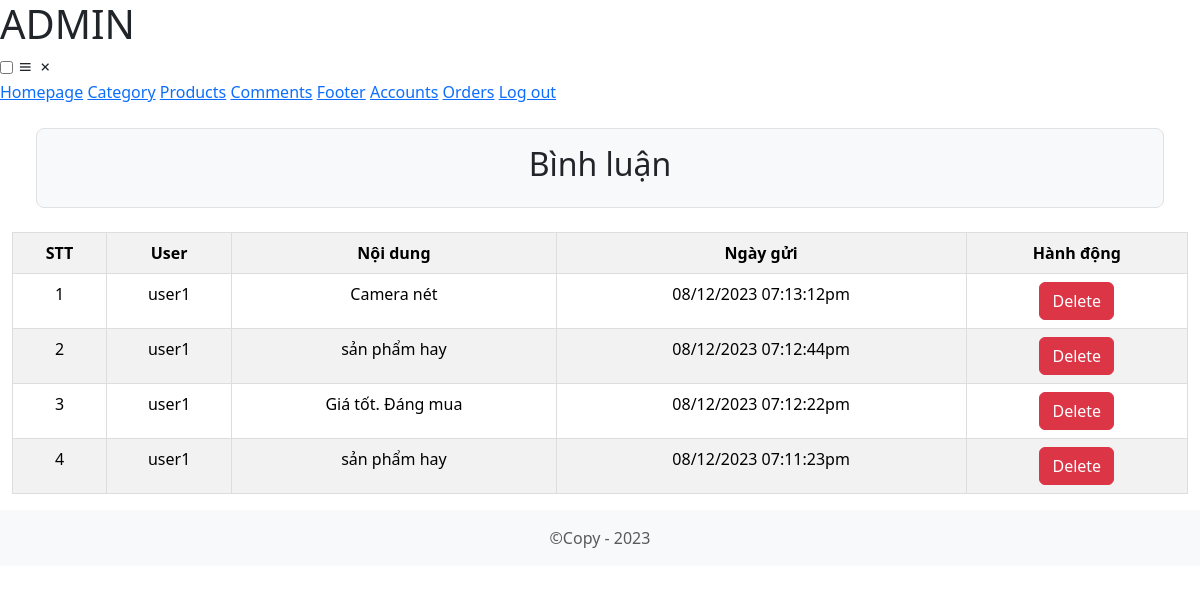
The page /Admin/index.php?act=binhluan (signed in) on the database its author committed.
### tables this page shows
CREATE TABLE `tbl_binhluan` (
  `id` int(10) NOT NULL,
  `noidung` varchar(300) NOT NULL,
  `iduser` int(6) NOT NULL,
  `idprd` int(6) NOT NULL,
  `date` varchar(35) NOT NULL,
  `user` varchar(20) NOT NULL
);

### Admin/index.php (called while the page is built, shortened)
<?php
    include "../Model/binhluan.php";
    include "Controller/controller.php"
?>

### Model/binhluan.php (called while the page is built, shortened)
<?php
    function getall_bl(){
        $conn=connectdb();
        $stmt = $conn->prepare("SELECT * FROM tbl_binhluan ORDER BY date DESC");
        $stmt->execute();
        $kq=$stmt->fetchAll();
        return $kq;
    }
?>

### Admin/View/quanlybl.php (the view)
<div class="bg-light d-flex align-items-center justify-content-center border rounded-3 p-1 p-sm-3 m-2 m-sm-4">
        <h2>Bình luận</h2>
    </div>
    <table id="comments"  class="table table-striped" style="width:100%">
        <tr>
            <th>STT</th>
            <th>User</th>
            <th>Nội dung</th>
            <th>Ngày gửi</th>
            <th>Hành động</th>
        </tr>
        <?php
            if(isset($kq) && (count($kq))>0){
                $stt=1;
                foreach($kq as $item){
                    echo '
                    <tr>
                        <td>'.$stt.'</td>
                        <td>'.$item['user'].'</td>
                        <td>'.$item['noidung'].'</td>
                        <td>'.$item['date'].'</td>
                        <td>
                        <a href="index.php?act=deletebl&id='.$item['id'].'">
                            <button class="btn btn-danger">Delete</button>
                        </a>
                        </td>
                    </tr>
                    ';
                    $stt++;
                }
            }
        ?>
    </table>

### View/style.css (style rules this page uses)
table { border-collapse: collapse; width: 100%; margin-top: 20px; }
th, td { border: 1px solid #ddd; padding: 8px; text-align: center; }
th { background-color: #f2f2f2; }

### rows shown on the page
tbl_binhluan: user "user1", noidung "Camera nét", date "08/12/2023 07:13:12pm"
tbl_binhluan: user "user1", noidung "sản phẩm hay", date "08/12/2023 07:12:44pm"
tbl_binhluan: user "user1", noidung "Giá tốt. Đáng mua", date "08/12/2023 07:12:22pm"
tbl_binhluan: user "user1", noidung "sản phẩm hay", date "08/12/2023 07:11:23pm"
